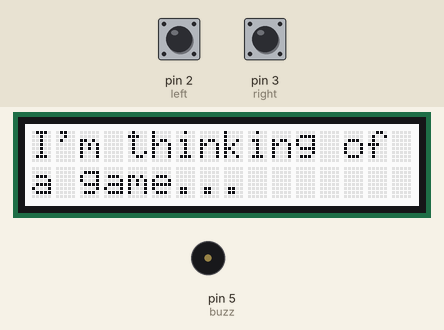
The sketch below on a simulated Arduino Uno, built with avr-gcc and run on an emulated ATmega328P. Parts: 16×2 character LCD, buzzer (waves = sounding). Inputs (shaded band) come from the test bench; at power-on: pin 2 (left) LOW, pin 3 (right) LOW. Random numbers use the default seed unless the sketch sets one.

Above: at 2.1 s.
At 6.3 s:
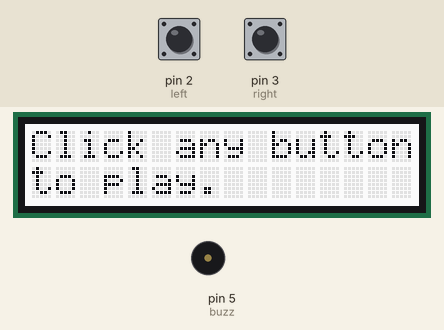
6.4 s: pin 2 (left) pulled HIGH for 0.15 s
At 6.9 s:
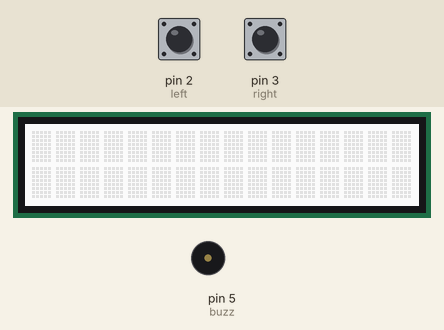
9.5 s: pin 3 (right) pulled HIGH for 1 s
At 11.3 s:
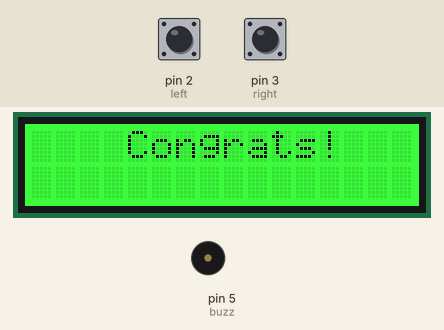
Timing chart, 0 to 28.0 s (numbered marks = the images above; inputs shaded):
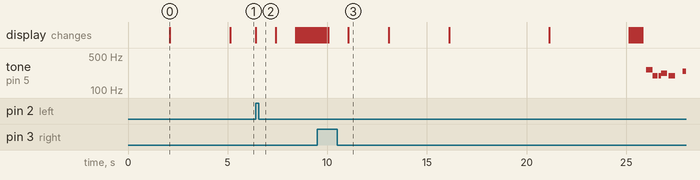

Measured:
- after the input at 6.4 s, the display: changes at once (image 2)
- after the input at 9.5 s, tone on pin 5 (buzz): plays 260 Hz for 0.32 s, 196 Hz for 0.24 s, 196 Hz for 0.12 s, 220 Hz for 0.32 s, 196 Hz for 0.32 s, 245 Hz for 0.17 s, starting after 16.5 s
- what the display in image 0 shows lasts 3.0 s, from 2.1 s to 5.1 s

The sketch:

game_of_choices.ino
```cpp
#include <Wire.h>
#include "rgb_lcd.h"

int loserLength = 2;
int winnerLength = 8;
char lose[] = "Dg";
char win[] = "cggag bc";
int loseBeat[] = {2, 3};
int winBeat[] = {3, 2, 1, 3, 3, 3, 3, 3};
int loseTempo = 300;
int winTempo = 100;

int buzz = 5;

rgb_lcd lcd;

int left = 2;
int right = 3;
int playerPoints;
int CPUPoints;

void setup() {
  // put your setup code here, to run once:
  playerPoints = 9;
  CPUPoints = 9;
  pinMode(buzz, OUTPUT);
  pinMode(left, INPUT);
  pinMode(right, INPUT);
  lcd.begin(16, 2);
  lcd.setCursor(0,0);
  lcd.write("Hello there!");
  delay(2000);
  lcd.setCursor(0,0);
  lcd.write("I'm thinking of");
  lcd.setCursor(0,1);
  lcd.write("a game...");
  delay(3000);
  lcd.clear();
  lcd.setCursor(0,0);
  lcd.write("Click any button");
  lcd.setCursor(0,1);
  lcd.write("to play.");
}

void loop() {
  // put your main code here, to run repeatedly:
  int leftState = digitalRead(left);
  int rightState = digitalRead(right);
  if (leftState == 1 || rightState == 1) {
    headsOrTailsSetup();
  }
}

void headsOrTailsSetup() {
  lcd.clear();
  delay(1000);
  lcd.print("Muahaha...");
  delay(1000);
  for (int i = 0; i < 16; i++) {
    lcd.scrollDisplayRight();
    delay(100);
  }
  headsOrTails();
}

void headsOrTails() {
  if (CPUPoints >= 10)
    closingCeremony();
  if (playerPoints >= 10)
    closingCeremony();
  lcd.clear();
  lcd.setRGB(255, 255, 255);
    lcd.write(" Left or right?");
    int guess = rand() % 2;
    for (int k = 10; k >= 0; k--) {
      int leftState = digitalRead(left);
      int rightState = digitalRead(right);
      lcd.setCursor(6, 1);
      lcd.print((String)k + "...");
      delay(1000);
      if (k == 0) {
        lcd.clear();
        lcd.setRGB(255, 0, 0);
        lcd.setCursor(3, 0);
        lcd.print("Too late!!");
        lcd.setCursor(3, 1);
        lcd.print("My point!!");
        CPUPoints++;
        delay(3000);
        scoreboard();
        delay(5000);
        headsOrTails();
      } else if (leftState == 1 && rightState == 1) {
        lcd.clear();
        lcd.setRGB(255, 0, 0);
        lcd.setCursor(0,0);
        lcd.print("One button only!");
        lcd.setCursor(3,1);
        lcd.print("My point!!");
        CPUPoints++;
        delay(3000);
        scoreboard();
        delay(5000);
        headsOrTails();
      } else if (leftState == 1 && guess == 0){
        playerPoints++;
        lcd.clear();
        lcd.setRGB(0, 255, 0);
        lcd.setCursor(4, 0);
        lcd.print("Congrats!");
        delay(2000);
        lcd.clear();
        lcd.setCursor(0,0);
        lcd.print("You guessed it!!");
        lcd.setCursor(0,1);
        lcd.print("Your Guess: left");
        delay(3000);
        scoreboard();
        delay(5000);
        headsOrTails();
      } else if (rightState == 1 && guess == 1) {
        playerPoints++;
        lcd.clear();
        lcd.setRGB(0, 255, 0);
        lcd.setCursor(4, 0);
        lcd.print("Congrats!");
        delay(2000);
        lcd.clear();
        lcd.setCursor(0,0);
        lcd.print("You guessed it!!");
        lcd.setCursor(0,1);
        lcd.print("Your Guess:right");
        delay(3000);
        scoreboard();
        delay(5000);
        headsOrTails();
      } else if ((leftState == 1 && guess == 1)||
                 (rightState == 1 && guess == 0)){
        lcd.clear();
        lcd.setRGB(255, 0, 0);
        lcd.setCursor(1, 0);
        lcd.print("You are wrong!");
        lcd.setCursor(3, 1);
        lcd.print("My point!!");
        CPUPoints++;
        delay(3000);
        scoreboard();
        delay(5000);
        headsOrTails();
      } else {
        continue;
      }
    }
}

void scoreboard() {
  String player = "Your Points:";
  String cpu = "CPU Points:";
  if(playerPoints > 9)
    player += "  " + (String)playerPoints;
  else
    player += "   " + (String)playerPoints;
  if(CPUPoints > 9)
    cpu += "  " + (String)CPUPoints;
  else
    cpu += "   " + (String)CPUPoints;
  lcd.clear();
  lcd.setRGB(255, 255, 255);
  if (playerPoints > CPUPoints)
    lcd.setRGB(0, 255, 0);
  else if (playerPoints == CPUPoints)
    lcd.setRGB(0, 0, 255);
  else
    lcd.setRGB(255, 0, 0);
  lcd.setCursor(0,0);
  lcd.print(player);
  lcd.setCursor(1,1);
  lcd.print(cpu);
}

void closingCeremony() {
  if (CPUPoints > playerPoints) {
    lcd.clear();
    lcd.setRGB(255, 0 ,0);
    lcd.setCursor(2, 0);
    lcd.print("You LOSE!!!!");
    lcd.setCursor(0,1);
    lcd.print("HAHAHAHAHAHA!!!!");
    delay(2000);
    for (int k = 0; k < 16; k++){
      lcd.scrollDisplayLeft();
      delay(50);
    }
    lcd.clear();
    loser();
    lcd.setCursor(0,0);
    lcd.print("The CPU beat you");
    lcd.setCursor(1,1);
    lcd.print("to 10 points!!");
    delay(5000);
    setup();
  } else {
    lcd.clear();
    lcd.setRGB(0, 255, 0);
    lcd.setCursor(2, 0);
    lcd.print("You WIN?????");
    lcd.setCursor(5,1);
    lcd.print("HOW???");
    delay(4000);
    for (int k = 0; k < 16; k++){
      lcd.scrollDisplayRight();
      delay(50);
    }
    lcd.clear();
    winner();
    lcd.setCursor(0,0);
    lcd.print("You beat the CPU");
    lcd.setCursor(1,1);
    lcd.print("to 10 points!!");
    delay(5000);
    setup();
  }
}

void winner() {
  for (int i = 0; i < winnerLength; i++) {
    if (win[i] == ' ') {
      delay(winBeat[i] * winTempo);
    } else {
      playNote(win[i], winBeat[i] * winTempo);
    }
    delay(winTempo / 2);
  }
}

void loser() {
  for (int i = 0; i < loserLength; i++) {
    playNote(lose[i], loseBeat[i] * loseTempo);
    delay(loseTempo / 2);
  }
}

void playNote(char note, int duration) {
  char names[] = { 'g', 'a', 'b', 'c', 'D', 'd' };
  int tones[] = { 2551, 2273, 2033, 1915, 1805, 1706 };

  for (int i = 0; i < 6; i++) {
    if (names[i] == note) {
      playTone(tones[i], duration);
    }
  }
}

void playTone(int tone, int duration) {
  for (long i = 0; i < duration * 1000L; i += tone * 2) {
    digitalWrite(buzz, HIGH);
    delayMicroseconds(tone);
    digitalWrite(buzz, LOW);
    delayMicroseconds(tone);
  }
}
```
